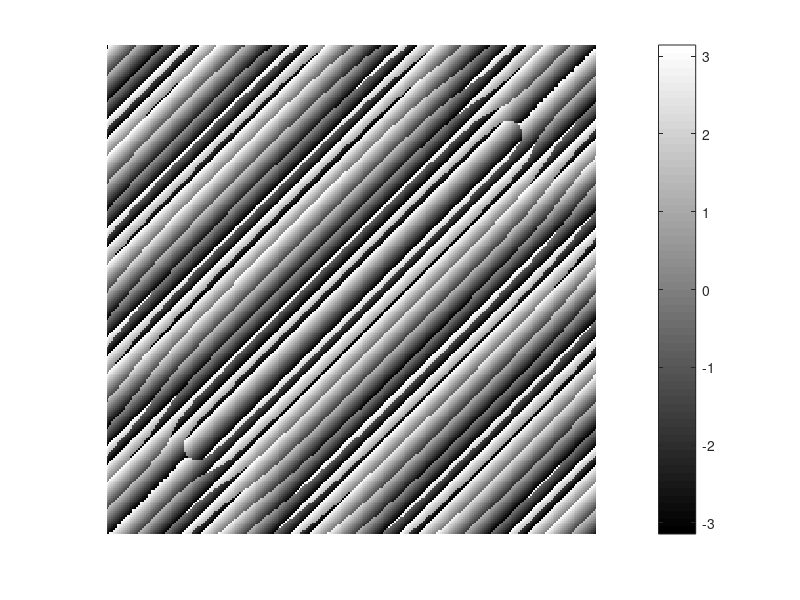

Reproduce this figure in MATLAB. (Note: this script raises an error after producing the figure.)
%%%%% 
%% 3/2/2015 - spectral analysis of images
%%%%%

%%%
%% Begin with this example: http://biocomp.cnb.csic.es/~coss/Docencia/ImageProcessing/Tutorial/
%%%
    % Prepare image 
    f = zeros(30,30); 
    % f(5:24,13:17) = 1;
    f(5:24,5:24) = diag(ones(20,1)) + diag(ones(19,1),1) + diag(ones(19,1),-1);
    % f= f' 
    imshow(f)

    %%
    % Compute Fourier Transform 
    F = fft2(f,256,256); 
    F = fftshift(F); % Center FFT

    % Measure the minimum and maximum value of the transform amplitude 
    min(min(abs(F))) %   0 
    max(max(abs(F))) % 100 
    imshow(abs(F),[0,100]); colormap(jet); colorbar 

    %%
    imshow(log(1+abs(F)),[0,3]); colormap(jet); colorbar 

    %%
    % Look at the phases 
    imshow(angle(F),[-pi,pi]); colormap(jet); colorbar


%% load real-world images

    % Town Hall building
    path1 = '/Users/hogstrom/Dropbox (MIT)/Neuron_data/Fourier_analysis';
%     file1 = fullfile(path1, 'bch_beams.jpg');
    file1 = fullfile(path1, 'bch2.jpg');

    % confocal image
%     path1 = '/Users/hogstrom/Dropbox (MIT)/Larson/confocal';
%     file1 = fullfile(path1, 'Syn1_2000X_PSD95_MAP2_M100X_2.png');
%     file1 = fullfile(path1, 'Syn1_2000X_PSD95_MAP2_M60X.png');
    
    A = imread(file1);
    f = A(:,:,3);
    %f = ind2gray(f,gray(256));
    figure, imshow(f)

    % Compute Fourier Transform 
    %F = fft2(f,1456,2592); 
    F = fft2(double(f)); 
    %F = fftshift(F); % Center FFT

    %Display magnitude and phase of 2D FFTs
    figure, imshow(abs(fftshift(F)),[24 100000]), colormap gray
    title('Image A FFT2 Magnitude')
    figure, imshow(angle(fftshift(F)),[-pi pi]), colormap gray
    title('Image A FFT2 Phase')
    %%
    % Measure the minimum and maximum value of the transform amplitude 
    min(min(abs(F))) %   0 
    max(max(abs(F))) % 100 
    imshow(abs(F),[0,10000]); colormap(jet); colorbar 
    % show at log scale
    imshow(log(1+abs(F)),[0,3]); colormap(jet); colorbar 

    %% Perform inverse 2D FFTs on switched images
    imageC = ifft2(F);
    figure, imshow(abs(imageC), [24 100])

%% or with alternative image

% confocal image
path1 = '/Users/hogstrom/Dropbox (MIT)/Larson/confocal';
%file1 = fullfile(path1, 'Syn1_2000X_PSD95_MAP2_M100X_2.png');
file1 = fullfile(path1, 'Syn1_2000X_PSD95_MAP2_M60X.png');
A = imread(file1);

%imshow(A)
f = A(:,:,3);
imshow(f)